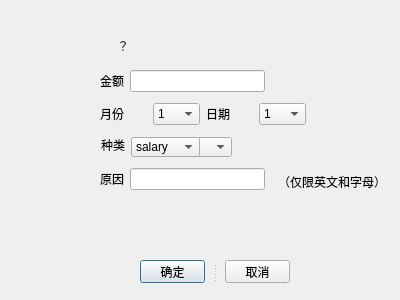
<?xml version="1.0" encoding="UTF-8"?>
<ui version="4.0">
 <class>input</class>
 <widget class="QDialog" name="input">
  <property name="geometry">
   <rect>
    <x>0</x>
    <y>0</y>
    <width>400</width>
    <height>300</height>
   </rect>
  </property>
  <property name="windowTitle">
   <string>输入</string>
  </property>
  <widget class="QLabel" name="labelHint">
   <property name="geometry">
    <rect>
     <x>117</x>
     <y>38</y>
     <width>141</width>
     <height>16</height>
    </rect>
   </property>
   <property name="text">
    <string>？</string>
   </property>
  </widget>
  <widget class="QSplitter" name="splitter">
   <property name="geometry">
    <rect>
     <x>140</x>
     <y>260</y>
     <width>150</width>
     <height>23</height>
    </rect>
   </property>
   <property name="sizePolicy">
    <sizepolicy hsizetype="Expanding" vsizetype="Preferred">
     <horstretch>0</horstretch>
     <verstretch>0</verstretch>
    </sizepolicy>
   </property>
   <property name="frameShape">
    <enum>QFrame::NoFrame</enum>
   </property>
   <property name="orientation">
    <enum>Qt::Horizontal</enum>
   </property>
   <property name="handleWidth">
    <number>20</number>
   </property>
   <widget class="QPushButton" name="Confirm">
    <property name="text">
     <string>确定</string>
    </property>
   </widget>
   <widget class="QPushButton" name="Cancel">
    <property name="text">
     <string>取消</string>
    </property>
   </widget>
  </widget>
  <widget class="QComboBox" name="comboBox_sort_expense">
   <property name="geometry">
    <rect>
     <x>131</x>
     <y>137</y>
     <width>101</width>
     <height>20</height>
    </rect>
   </property>
   <property name="editable">
    <bool>false</bool>
   </property>
   <property name="currentIndex">
    <number>0</number>
   </property>
   <item>
    <property name="text">
     <string>shopping</string>
    </property>
   </item>
   <item>
    <property name="text">
     <string>savings</string>
    </property>
   </item>
   <item>
    <property name="text">
     <string>food</string>
    </property>
   </item>
   <item>
    <property name="text">
     <string>entertainment</string>
    </property>
   </item>
   <item>
    <property name="text">
     <string>others</string>
    </property>
   </item>
  </widget>
  <widget class="QWidget" name="layoutWidget_4">
   <property name="geometry">
    <rect>
     <x>100</x>
     <y>168</y>
     <width>165</width>
     <height>22</height>
    </rect>
   </property>
   <layout class="QHBoxLayout" name="horizontalLayout_4">
    <item>
     <widget class="QLabel" name="labelReason">
      <property name="text">
       <string>原因</string>
      </property>
     </widget>
    </item>
    <item>
     <widget class="QLineEdit" name="lineEdit_reason"/>
    </item>
   </layout>
  </widget>
  <widget class="QWidget" name="layoutWidget">
   <property name="geometry">
    <rect>
     <x>100</x>
     <y>70</y>
     <width>165</width>
     <height>22</height>
    </rect>
   </property>
   <layout class="QHBoxLayout" name="horizontalLayout">
    <item>
     <widget class="QLabel" name="label">
      <property name="text">
       <string>金额</string>
      </property>
     </widget>
    </item>
    <item>
     <widget class="QLineEdit" name="lineEdit_money">
      <property name="layoutDirection">
       <enum>Qt::LeftToRight</enum>
      </property>
      <property name="maxLength">
       <number>32767</number>
      </property>
      <property name="frame">
       <bool>true</bool>
      </property>
      <property name="echoMode">
       <enum>QLineEdit::Normal</enum>
      </property>
      <property name="alignment">
       <set>Qt::AlignBottom|Qt::AlignLeading|Qt::AlignLeft</set>
      </property>
     </widget>
    </item>
   </layout>
  </widget>
  <widget class="QWidget" name="layoutWidget_2">
   <property name="geometry">
    <rect>
     <x>100</x>
     <y>103</y>
     <width>206</width>
     <height>22</height>
    </rect>
   </property>
   <layout class="QHBoxLayout" name="horizontalLayout_2">
    <item>
     <widget class="QLabel" name="labelTime">
      <property name="text">
       <string>月份</string>
      </property>
     </widget>
    </item>
    <item>
     <widget class="QComboBox" name="comboBox_month">
      <property name="enabled">
       <bool>true</bool>
      </property>
      <property name="editable">
       <bool>false</bool>
      </property>
      <item>
       <property name="text">
        <string>1</string>
       </property>
      </item>
      <item>
       <property name="text">
        <string>2</string>
       </property>
      </item>
      <item>
       <property name="text">
        <string>3</string>
       </property>
      </item>
      <item>
       <property name="text">
        <string>4</string>
       </property>
      </item>
      <item>
       <property name="text">
        <string>5</string>
       </property>
      </item>
      <item>
       <property name="text">
        <string>6</string>
       </property>
      </item>
      <item>
       <property name="text">
        <string>7</string>
       </property>
      </item>
      <item>
       <property name="text">
        <string>8</string>
       </property>
      </item>
      <item>
       <property name="text">
        <string>9</string>
       </property>
      </item>
      <item>
       <property name="text">
        <string>10</string>
       </property>
      </item>
      <item>
       <property name="text">
        <string>11</string>
       </property>
      </item>
      <item>
       <property name="text">
        <string>12</string>
       </property>
      </item>
     </widget>
    </item>
    <item>
     <widget class="QLabel" name="labelTime_2">
      <property name="text">
       <string>日期</string>
      </property>
     </widget>
    </item>
    <item>
     <widget class="QComboBox" name="comboBox_day">
      <property name="editable">
       <bool>false</bool>
      </property>
      <item>
       <property name="text">
        <string>1</string>
       </property>
      </item>
      <item>
       <property name="text">
        <string>2</string>
       </property>
      </item>
      <item>
       <property name="text">
        <string>3</string>
       </property>
      </item>
      <item>
       <property name="text">
        <string>4</string>
       </property>
      </item>
      <item>
       <property name="text">
        <string>5</string>
       </property>
      </item>
      <item>
       <property name="text">
        <string>6</string>
       </property>
      </item>
      <item>
       <property name="text">
        <string>7</string>
       </property>
      </item>
      <item>
       <property name="text">
        <string>8</string>
       </property>
      </item>
      <item>
       <property name="text">
        <string>9</string>
       </property>
      </item>
      <item>
       <property name="text">
        <string>10</string>
       </property>
      </item>
      <item>
       <property name="text">
        <string>11</string>
       </property>
      </item>
      <item>
       <property name="text">
        <string>12</string>
       </property>
      </item>
      <item>
       <property name="text">
        <string>13</string>
       </property>
      </item>
      <item>
       <property name="text">
        <string>14</string>
       </property>
      </item>
      <item>
       <property name="text">
        <string>15</string>
       </property>
      </item>
      <item>
       <property name="text">
        <string>16</string>
       </property>
      </item>
      <item>
       <property name="text">
        <string>17</string>
       </property>
      </item>
      <item>
       <property name="text">
        <string>18</string>
       </property>
      </item>
      <item>
       <property name="text">
        <string>19</string>
       </property>
      </item>
      <item>
       <property name="text">
        <string>20</string>
       </property>
      </item>
      <item>
       <property name="text">
        <string>21</string>
       </property>
      </item>
      <item>
       <property name="text">
        <string>22</string>
       </property>
      </item>
      <item>
       <property name="text">
        <string>23</string>
       </property>
      </item>
      <item>
       <property name="text">
        <string>24</string>
       </property>
      </item>
      <item>
       <property name="text">
        <string>25</string>
       </property>
      </item>
      <item>
       <property name="text">
        <string>26</string>
       </property>
      </item>
      <item>
       <property name="text">
        <string>27</string>
       </property>
      </item>
      <item>
       <property name="text">
        <string>28</string>
       </property>
      </item>
      <item>
       <property name="text">
        <string>29</string>
       </property>
      </item>
      <item>
       <property name="text">
        <string>30</string>
       </property>
      </item>
      <item>
       <property name="text">
        <string>31</string>
       </property>
      </item>
     </widget>
    </item>
   </layout>
  </widget>
  <widget class="QLabel" name="labelSort">
   <property name="geometry">
    <rect>
     <x>101</x>
     <y>137</y>
     <width>24</width>
     <height>16</height>
    </rect>
   </property>
   <property name="text">
    <string>种类</string>
   </property>
  </widget>
  <widget class="QComboBox" name="comboBox_sort_income">
   <property name="geometry">
    <rect>
     <x>131</x>
     <y>137</y>
     <width>69</width>
     <height>20</height>
    </rect>
   </property>
   <property name="editable">
    <bool>false</bool>
   </property>
   <property name="currentIndex">
    <number>0</number>
   </property>
   <item>
    <property name="text">
     <string>salary</string>
    </property>
   </item>
   <item>
    <property name="text">
     <string>bonus</string>
    </property>
   </item>
   <item>
    <property name="text">
     <string>rent</string>
    </property>
   </item>
   <item>
    <property name="text">
     <string>other</string>
    </property>
   </item>
  </widget>
  <widget class="QLabel" name="label_2">
   <property name="geometry">
    <rect>
     <x>278</x>
     <y>174</y>
     <width>111</width>
     <height>16</height>
    </rect>
   </property>
   <property name="text">
    <string>（仅限英文和字母）</string>
   </property>
  </widget>
 </widget>
 <resources/>
 <connections/>
</ui>
